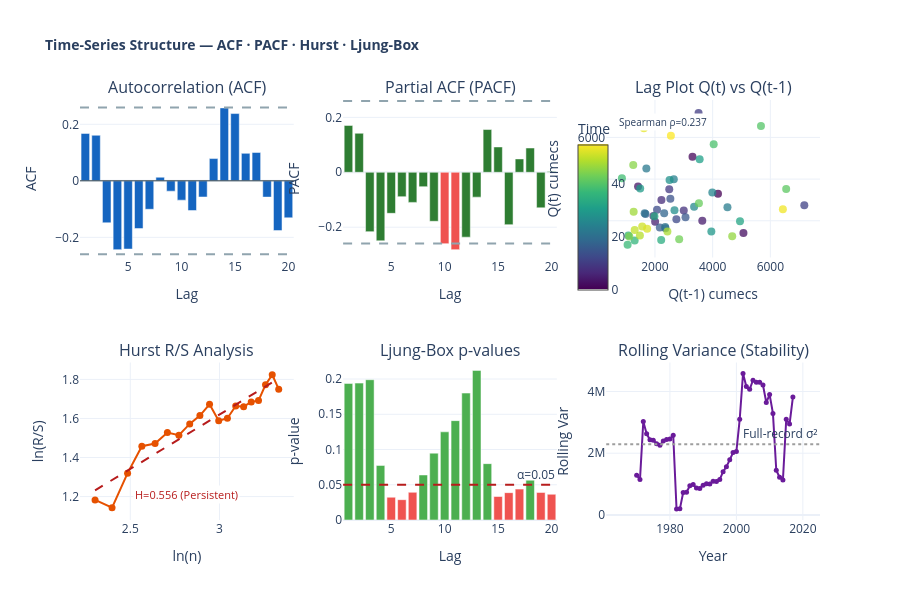

The notebook cell this image was saved under:
### Markdown cell above
### 🔄 P9 — ACF · PACF · Hurst Exponent · Lag Plots (Interactive)

### Code cell
fig = make_subplots(rows=2, cols=3,
    subplot_titles=["Autocorrelation (ACF)", "Partial ACF (PACF)",
                    "Lag Plot Q(t) vs Q(t-1)", "Hurst R/S Analysis",
                    "Ljung-Box p-values", "Rolling Variance (Stability)"])

lags_arr = np.arange(0, max_lags+1)

# ── ACF ───────────────────────────────────────────────────────────────────
# CI bounds (±1.96/√N)
ci_bound = 1.96 / np.sqrt(N)
for lag in range(1, max_lags+1):
    col_bar = "#EF5350" if abs(ACF[lag]) > ci_bound else "#1565C0"
    fig.add_trace(go.Bar(x=[lag], y=[ACF[lag]], marker_color=col_bar,
                         showlegend=False, name=f"lag {lag}",
                         hovertemplate=f"lag={lag}<br>ACF={ACF[lag]:.4f}<extra></extra>"),
                  row=1, col=1)
fig.add_hline(y=ci_bound,  line_dash="dash", line_color="#90A4AE", row=1, col=1)
fig.add_hline(y=-ci_bound, line_dash="dash", line_color="#90A4AE", row=1, col=1)
fig.add_hline(y=0,         line_color="#37474F", line_width=1, row=1, col=1)

# ── PACF ──────────────────────────────────────────────────────────────────
for lag in range(1, max_lags+1):
    col_bar = "#EF5350" if abs(PACF[lag]) > ci_bound else "#2E7D32"
    fig.add_trace(go.Bar(x=[lag], y=[PACF[lag]], marker_color=col_bar,
                         showlegend=False, name=f"lag {lag}",
                         hovertemplate=f"lag={lag}<br>PACF={PACF[lag]:.4f}<extra></extra>"),
                  row=1, col=2)
fig.add_hline(y=ci_bound,  line_dash="dash", line_color="#90A4AE", row=1, col=2)
fig.add_hline(y=-ci_bound, line_dash="dash", line_color="#90A4AE", row=1, col=2)

# ── Lag plot ──────────────────────────────────────────────────────────────
Q_lag1 = Q[:-1]; Q_next = Q[1:]
fig.add_trace(go.Scatter(
    x=Q_lag1, y=Q_next, mode="markers",
    marker=dict(color=list(range(len(Q_lag1))), colorscale="Viridis",
                size=8, opacity=0.75, showscale=True,
                colorbar=dict(title="Time", x=0.66, len=0.45, y=0.75)),
    name="Q(t) vs Q(t-1)",
    hovertemplate="Q(t-1)=%{x:.0f}<br>Q(t)=%{y:.0f}<extra></extra>",
), row=1, col=3)
rho_lag, _ = spearmanr(Q_lag1, Q_next)
fig.add_annotation(x=0.05, y=0.92, xref="x3 domain", yref="y3 domain",
                   text=f"Spearman ρ={rho_lag:.3f}", showarrow=False,
                   font=dict(size=10), bgcolor="white")

# ── Hurst ─────────────────────────────────────────────────────────────────
fig.add_trace(go.Scatter(
    x=np.log(HURST_NS), y=np.log(HURST_RS), mode="markers+lines",
    marker=dict(color="#E65100", size=7),
    line=dict(color="#E65100", width=2), name="R/S vs n",
    hovertemplate="log(n)=%{x:.2f}<br>log(R/S)=%{y:.2f}<extra></extra>",
), row=2, col=1)
x_fit = np.array([np.log(HURST_NS).min(), np.log(HURST_NS).max()])
y_fit = HURST_H * x_fit + np.polyfit(np.log(HURST_NS), np.log(HURST_RS), 1)[1]
fig.add_trace(go.Scatter(
    x=x_fit, y=y_fit, mode="lines",
    line=dict(color="#B71C1C", dash="dash", width=2),
    name=f"H={HURST_H:.3f}", showlegend=True,
), row=2, col=1)
fig.add_annotation(x=0.5, y=0.1, xref="x4 domain", yref="y4 domain",
                   text=f"H={HURST_H:.3f} ({'Persistent' if HURST_H>0.55 else 'Random'})",
                   showarrow=False, font=dict(size=11, color="#B71C1C"), bgcolor="white")

# ── Ljung-Box ─────────────────────────────────────────────────────────────
lb_lags = lb_full.index.tolist()
lb_ps   = lb_full["lb_pvalue"].tolist()
cols_lb = ["#EF5350" if p < 0.05 else "#4CAF50" for p in lb_ps]
fig.add_trace(go.Bar(x=lb_lags, y=lb_ps, marker_color=cols_lb,
                     name="Ljung-Box p",
                     hovertemplate="lag=%{x}<br>p=%{y:.4f}<extra></extra>"),
              row=2, col=2)
fig.add_hline(y=0.05, line_dash="dash", line_color="#B71C1C",
              annotation_text="α=0.05", row=2, col=2)

# ── Rolling variance ──────────────────────────────────────────────────────
roll_var = pd.Series(Q, index=years).rolling(10, center=True).var()
fig.add_trace(go.Scatter(
    x=years, y=roll_var, mode="lines+markers",
    line=dict(color="#6A1B9A", width=2),
    marker=dict(size=5), name="10-yr Rolling Var",
    hovertemplate="%{x}: σ²=%{y:.0f}<extra></extra>",
), row=2, col=3)
fig.add_hline(y=Q.var(), line_dash="dot", line_color="#9E9E9E",
              annotation_text="Full-record σ²", row=2, col=3)

fig.update_layout(
    height=600,
    title_text="<b>Time-Series Structure — ACF · PACF · Hurst · Ljung-Box</b>",
    title_font_size=14, showlegend=False, hovermode="closest",
)
fig.update_xaxes(title_text="Lag", row=1, col=1)
fig.update_xaxes(title_text="Lag", row=1, col=2)
fig.update_xaxes(title_text="Q(t-1) cumecs", row=1, col=3)
fig.update_xaxes(title_text="ln(n)", row=2, col=1)
fig.update_xaxes(title_text="Lag", row=2, col=2)
fig.update_xaxes(title_text="Year", row=2, col=3)
fig.update_yaxes(title_text="ACF", row=1, col=1)
fig.update_yaxes(title_text="PACF", row=1, col=2)
fig.update_yaxes(title_text="Q(t) cumecs", row=1, col=3)
fig.update_yaxes(title_text="ln(R/S)", row=2, col=1)
fig.update_yaxes(title_text="p-value", row=2, col=2)
fig.update_yaxes(title_text="Rolling Var", row=2, col=3)
fig.show()

### Figure 1 — Plotly figure (JSON) as saved in the notebook; plotly's stock layout.template omitted (floating-point values rounded to 4 significant figures)
{"data": [{"hovertemplate": "lag=1<br>ACF=0.1677<extra></extra>", "marker": {"color": "#1565C0"}, "name": "lag 1", "showlegend": false, "type": "bar", "x": [1], "xaxis": "x", "y": [0.1677], "yaxis": "y"}, {"hovertemplate": "lag=2<br>ACF=0.1612<extra></extra>", "marker": {"color": "#1565C0"}, "name": "lag 2", "showlegend": false, "type": "bar", "x": [2], "xaxis": "x", "y": [0.1612], "yaxis": "y"}, {"hovertemplate": "lag=3<br>ACF=-0.1486<extra></extra>", "marker": {"color": "#1565C0"}, "name": "lag 3", "showlegend": false, "type": "bar", "x": [3], "xaxis": "x", "y": [-0.1486], "yaxis": "y"}, {"hovertemplate": "lag=4<br>ACF=-0.2435<extra></extra>", "marker": {"color": "#1565C0"}, "name": "lag 4", "showlegend": false, "type": "bar", "x": [4], "xaxis": "x", "y": [-0.2435], "yaxis": "y"}, {"hovertemplate": "lag=5<br>ACF=-0.2415<extra></extra>", "marker": {"color": "#1565C0"}, "name": "lag 5", "showlegend": false, "type": "bar", "x": [5], "xaxis": "x", "y": [-0.2415], "yaxis": "y"}, {"hovertemplate": "lag=6<br>ACF=-0.1690<extra></extra>", "marker": {"color": "#1565C0"}, "name": "lag 6", "showlegend": false, "type": "bar", "x": [6], "xaxis": "x", "y": [-0.169], "yaxis": "y"}, {"hovertemplate": "lag=7<br>ACF=-0.1007<extra></extra>", "marker": {"color": "#1565C0"}, "name": "lag 7", "showlegend": false, "type": "bar", "x": [7], "xaxis": "x", "y": [-0.1007], "yaxis": "y"}, {"hovertemplate": "lag=8<br>ACF=0.0127<extra></extra>", "marker": {"color": "#1565C0"}, "name": "lag 8", "showlegend": false, "type": "bar", "x": [8], "xaxis": "x", "y": [0.01267], "yaxis": "y"}, {"hovertemplate": "lag=9<br>ACF=-0.0367<extra></extra>", "marker": {"color": "#1565C0"}, "name": "lag 9", "showlegend": false, "type": "bar", "x": [9], "xaxis": "x", "y": [-0.03668], "yaxis": "y"}, {"hovertemplate": "lag=10<br>ACF=-0.0684<extra></extra>", "marker": {"color": "#1565C0"}, "name": "lag 10", "showlegend": false, "type": "bar", "x": [10], "xaxis": "x", "y": [-0.06845], "yaxis": "y"}, {"hovertemplate": "lag=11<br>ACF=-0.1052<extra></extra>", "marker": {"color": "#1565C0"}, "name": "lag 11", "showlegend": false, "type": "bar", "x": [11], "xaxis": "x", "y": [-0.1052], "yaxis": "y"}, {"hovertemplate": "lag=12<br>ACF=-0.0573<extra></extra>", "marker": {"color": "#1565C0"}, "name": "lag 12", "showlegend": false, "type": "bar", "x": [12], "xaxis": "x", "y": [-0.05727], "yaxis": "y"}, {"hovertemplate": "lag=13<br>ACF=0.0787<extra></extra>", "marker": {"color": "#1565C0"}, "name": "lag 13", "showlegend": false, "type": "bar", "x": [13], "xaxis": "x", "y": [0.07872], "yaxis": "y"}, {"hovertemplate": "lag=14<br>ACF=0.2582<extra></extra>", "marker": {"color": "#1565C0"}, "name": "lag 14", "showlegend": false, "type": "bar", "x": [14], "xaxis": "x", "y": [0.2582], "yaxis": "y"}, {"hovertemplate": "lag=15<br>ACF=0.2381<extra></extra>", "marker": {"color": "#1565C0"}, "name": "lag 15", "showlegend": false, "type": "bar", "x": [15], "xaxis": "x", "y": [0.2381], "yaxis": "y"}, {"hovertemplate": "lag=16<br>ACF=0.0972<extra></extra>", "marker": {"color": "#1565C0"}, "name": "lag 16", "showlegend": false, "type": "bar", "x": [16], "xaxis": "x", "y": [0.09719], "yaxis": "y"}, {"hovertemplate": "lag=17<br>ACF=0.1004<extra></extra>", "marker": {"color": "#1565C0"}, "name": "lag 17", "showlegend": false, "type": "bar", "x": [17], "xaxis": "x", "y": [0.1004], "yaxis": "y"}, {"hovertemplate": "lag=18<br>ACF=-0.0577<extra></extra>", "marker": {"color": "#1565C0"}, "name": "lag 18", "showlegend": false, "type": "bar", "x": [18], "xaxis": "x", "y": [-0.05767], "yaxis": "y"}, {"hovertemplate": "lag=19<br>ACF=-0.1761<extra></extra>", "marker": {"color": "#1565C0"}, "name": "lag 19", "showlegend": false, "type": "bar", "x": [19], "xaxis": "x", "y": [-0.1761], "yaxis": "y"}, {"hovertemplate": "lag=20<br>ACF=-0.1310<extra></extra>", "marker": {"color": "#1565C0"}, "name": "lag 20", "showlegend": false, "type": "bar", "x": [20], "xaxis": "x", "y": [-0.131], "yaxis": "y"}, {"hovertemplate": "lag=1<br>PACF=0.1707<extra></extra>", "marker": {"color": "#2E7D32"}, "name": "lag 1", "showlegend": false, "type": "bar", "x": [1], "xaxis": "x2", "y": [0.1707], "yaxis": "y2"}, {"hovertemplate": "lag=2<br>PACF=0.1421<extra></extra>", "marker": {"color": "#2E7D32"}, "name": "lag 2", "showlegend": false, "type": "bar", "x": [2], "xaxis": "x2", "y": [0.1421], "yaxis": "y2"}, {"hovertemplate": "lag=3<br>PACF=-0.2161<extra></extra>", "marker": {"color": "#2E7D32"}, "name": "lag 3", "showlegend": false, "type": "bar", "x": [3], "xaxis": "x2", "y": [-0.2161], "yaxis": "y2"}, {"hovertemplate": "lag=4<br>PACF=-0.2495<extra></extra>", "marker": {"color": "#2E7D32"}, "name": "lag 4", "showlegend": false, "type": "bar", "x": [4], "xaxis": "x2", "y": [-0.2495], "yaxis": "y2"}, {"hovertemplate": "lag=5<br>PACF=-0.1494<extra></extra>", "marker": {"color": "#2E7D32"}, "name": "lag 5", "showlegend": false, "type": "bar", "x": [5], "xaxis": "x2", "y": [-0.1494], "yaxis": "y2"}, {"hovertemplate": "lag=6<br>PACF=-0.0888<extra></extra>", "marker": {"color": "#2E7D32"}, "name": "lag 6", "showlegend": false, "type": "bar", "x": [6], "xaxis": "x2", "y": [-0.08876], "yaxis": "y2"}, {"hovertemplate": "lag=7<br>PACF=-0.1096<extra></extra>", "marker": {"color": "#2E7D32"}, "name": "lag 7", "showlegend": false, "type": "bar", "x": [7], "xaxis": "x2", "y": [-0.1096], "yaxis": "y2"}, {"hovertemplate": "lag=8<br>PACF=-0.0523<extra></extra>", "marker": {"color": "#2E7D32"}, "name": "lag 8", "showlegend": false, "type": "bar", "x": [8], "xaxis": "x2", "y": [-0.05234], "yaxis": "y2"}, {"hovertemplate": "lag=9<br>PACF=-0.1784<extra></extra>", "marker": {"color": "#2E7D32"}, "name": "lag 9", "showlegend": false, "type": "bar", "x": [9], "xaxis": "x2", "y": [-0.1784], "yaxis": "y2"}, {"hovertemplate": "lag=10<br>PACF=-0.2599<extra></extra>", "marker": {"color": "#EF5350"}, "name": "lag 10", "showlegend": false, "type": "bar", "x": [10], "xaxis": "x2", "y": [-0.2599], "yaxis": "y2"}, {"hovertemplate": "lag=11<br>PACF=-0.2816<extra></extra>", "marker": {"color": "#EF5350"}, "name": "lag 11", "showlegend": false, "type": "bar", "x": [11], "xaxis": "x2", "y": [-0.2816], "yaxis": "y2"}, {"hovertemplate": "lag=12<br>PACF=-0.2362<extra></extra>", "marker": {"color": "#2E7D32"}, "name": "lag 12", "showlegend": false, "type": "bar", "x": [12], "xaxis": "x2", "y": [-0.2362], "yaxis": "y2"}, {"hovertemplate": "lag=13<br>PACF=-0.0905<extra></extra>", "marker": {"color": "#2E7D32"}, "name": "lag 13", "showlegend": false, "type": "bar", "x": [13], "xaxis": "x2", "y": [-0.0905], "yaxis": "y2"}, {"hovertemplate": "lag=14<br>PACF=0.1557<extra></extra>", "marker": {"color": "#2E7D32"}, "name": "lag 14", "showlegend": false, "type": "bar", "x": [14], "xaxis": "x2", "y": [0.1557], "yaxis": "y2"}, {"hovertemplate": "lag=15<br>PACF=0.0923<extra></extra>", "marker": {"color": "#2E7D32"}, "name": "lag 15", "showlegend": false, "type": "bar", "x": [15], "xaxis": "x2", "y": [0.09227], "yaxis": "y2"}, {"hovertemplate": "lag=16<br>PACF=-0.1907<extra></extra>", "marker": {"color": "#2E7D32"}, "name": "lag 16", "showlegend": false, "type": "bar", "x": [16], "xaxis": "x2", "y": [-0.1907], "yaxis": "y2"}, {"hovertemplate": "lag=17<br>PACF=0.0487<extra></extra>", "marker": {"color": "#2E7D32"}, "name": "lag 17", "showlegend": false, "type": "bar", "x": [17], "xaxis": "x2", "y": [0.04866], "yaxis": "y2"}, {"hovertemplate": "lag=18<br>PACF=0.0884<extra></extra>", "marker": {"color": "#2E7D32"}, "name": "lag 18", "showlegend": false, "type": "bar", "x": [18], "xaxis": "x2", "y": [0.08843], "yaxis": "y2"}, {"hovertemplate": "lag=19<br>PACF=-0.1294<extra></extra>", "marker": {"color": "#2E7D32"}, "name": "lag 19", "showlegend": false, "type": "bar", "x": [19], "xaxis": "x2", "y": [-0.1294], "yaxis": "y2"}, {"hovertemplate": "lag=20<br>PACF=0.0024<extra></extra>", "marker": {"color": "#2E7D32"}, "name": "lag 20", "showlegend": false, "type": "bar", "x": [20], "xaxis": "x2", "y": [0.002438], "yaxis": "y2"}, {"hovertemplate": "Q(t-1)=%{x:.0f}<br>Q(t)=%{y:.0f}<extra></extra>", "marker": {"color": [0, 1, 2, 3, 4, 5, 6, 7, 8, 9, 10, 11, 12, 13, 14, 15, 16, 17, 18, 19, 20, 21, 22, 23, 24, 25, 26, 27, 28, 29, 30, 31, 32, 33, 34, 35, 36, 37, 38, 39, 40, 41, 42, 43, 44, 45, 46, 47, 48, 49, 50, 51, 52, 53, 54, 55], "colorbar": {"len": 0.45, "title": {"text": "Time"}, "x": 0.66, "y": 0.75}, "colorscale": [[0.0, "#440154"], [0.1111, "#482878"], [0.2222, "#3e4989"], [0.3333, "#31688e"], [0.4444, "#26828e"], [0.5556, "#1f9e89"], [0.6667, "#35b779"], [0.7778, "#6ece58"], [0.8889, "#b5de2b"], [1.0, "#fde725"]], "opacity": 0.75, "showscale": true, "size": 8}, "mode": "markers", "name": "Q(t) vs Q(t-1)", "type": "scatter", "x": [4186.0, 3302.0, 5067.0, 1414.0, 3641.0, 2006.0, 1947.0, 2224.0, 2999.0, 2496.0, 3512.0, 7177.0, 2743.0, 2072.0, 2534.0, 3059.0, 2169.0, 1672.0, 2320.0, 2364.0, 1644.0, 2355.0, 1702.0, 4513.0, 2654.0, 3989.0, 3357.0, 2677.0, 2507.0, 3955.0, 1488.0, 3549.0, 4948.0, 1982.0, 2216.0, 1077.0, 1297.0, 1052.0, 855.0, 4036.0, 5675.0, 6548.0, 3524.0, 2840.0, 1112.0, 1248.0, 4678.0, 1262.0, 2432.0, 1479.0, 1298.0, 1558.0, 1730.0, 1617.0, 6434.0, 2553.0], "xaxis": "x3", "y": [3302.0, 5067.0, 1414.0, 3641.0, 2006.0, 1947.0, 2224.0, 2999.0, 2496.0, 3512.0, 7177.0, 2743.0, 2072.0, 2534.0, 3059.0, 2169.0, 1672.0, 2320.0, 2364.0, 1644.0, 2355.0, 1702.0, 4513.0, 2654.0, 3989.0, 3357.0, 2677.0, 2507.0, 3955.0, 1488.0, 3549.0, 4948.0, 1982.0, 2216.0, 1077.0, 1297.0, 1052.0, 855.0, 4036.0, 5675.0, 6548.0, 3524.0, 2840.0, 1112.0, 1248.0, 4678.0, 1262.0, 2432.0, 1479.0, 1298.0, 1558.0, 1730.0, 1617.0, 6434.0, 2553.0, 6080.0], "yaxis": "y3"}, {"hovertemplate": "log(n)=%{x:.2f}<br>log(R/S)=%{y:.2f}<extra></extra>", "line": {"color": "#E65100", "width": 2}, "marker": {"color": "#E65100", "size": 7}, "mode": "markers+lines", "name": "R/S vs n", "type": "scatter", "x": [2.303, 2.398, 2.485, 2.565, 2.639, 2.708, 2.773, 2.833, 2.89, 2.944, 2.996, 3.045, 3.091, 3.135, 3.178, 3.219, 3.258, 3.296, 3.332], "xaxis": "x4", "y": [1.183, 1.143, 1.32, 1.458, 1.471, 1.528, 1.514, 1.572, 1.615, 1.672, 1.588, 1.601, 1.664, 1.66, 1.685, 1.691, 1.772, 1.824, 1.75], "yaxis": "y4"}, {"line": {"color": "#B71C1C", "dash": "dash", "width": 2}, "mode": "lines", "name": "H=0.556", "showlegend": true, "type": "scatter", "x": [2.303, 3.332], "xaxis": "x4", "y": [1.232, 1.805], "yaxis": "y4"}, {"hovertemplate": "lag=%{x}<br>p=%{y:.4f}<extra></extra>", "marker": {"color": ["#4CAF50", "#4CAF50", "#4CAF50", "#4CAF50", "#EF5350", "#EF5350", "#EF5350", "#4CAF50", "#4CAF50", "#4CAF50", "#4CAF50", "#4CAF50", "#4CAF50", "#4CAF50", "#EF5350", "#EF5350", "#EF5350", "#4CAF50", "#EF5350", "#EF5350"]}, "name": "Ljung-Box p", "type": "bar", "x": [1, 2, 3, 4, 5, 6, 7, 8, 9, 10, 11, 12, 13, 14, 15, 16, 17, 18, 19, 20], "xaxis": "x5", "y": [0.1938, 0.1942, 0.199, 0.07745, 0.03229, 0.02884, 0.03927, 0.06386, 0.09485, 0.1251, 0.141, 0.1801, 0.2123, 0.07995, 0.03333, 0.0388, 0.04383, 0.05647, 0.03909, 0.03649], "yaxis": "y5"}, {"hovertemplate": "%{x}: σ²=%{y:.0f}<extra></extra>", "line": {"color": "#6A1B9A", "width": 2}, "marker": {"size": 5}, "mode": "lines+markers", "name": "10-yr Rolling Var", "type": "scatter", "x": [1965, 1966, 1967, 1968, 1969, 1970, 1971, 1972, 1973, 1974, 1975, 1976, 1977, 1978, 1979, 1980, 1981, 1982, 1983, 1984, 1985, 1986, 1987, 1988, 1989, 1990, 1991, 1992, 1993, 1994, 1995, 1996, 1997, 1998, 1999, 2000, 2001, 2002, 2003, 2004, 2005, 2006, 2007, 2008, 2009, 2010, 2011, 2012, 2013, 2014, 2015, 2016, 2017, 2018, 2019, 2020, 2021], "xaxis": "x6", "y": [NaN, NaN, NaN, NaN, NaN, 1289000.0, 1146000.0, 3027000.0, 2628000.0, 2437000.0, 2422000.0, 2307000.0, 2256000.0, 2394000.0, 2447000.0, 2463000.0, 2583000.0, 192000.0, 196300.0, 728600.0, 732800.0, 946100.0, 989800.0, 870800.0, 856100.0, 963500.0, 1011000.0, 1003000.0, 1093000.0, 1087000.0, 1150000.0, 1402000.0, 1560000.0, 1785000.0, 2021000.0, 2053000.0, 3097000.0, 4583000.0, 4159000.0, 4072000.0, 4365000.0, 4302000.0, 4302000.0, 4208000.0, 3643000.0, 3899000.0, 3290000.0, 1449000.0, 1220000.0, 1132000.0, 3101000.0, 2945000.0, 3819000.0, NaN, NaN, NaN, NaN], "yaxis": "y6"}], "layout": {"annotations": [{"font": {"size": 16}, "showarrow": false, "text": "Autocorrelation (ACF)", "x": 0.1444, "xanchor": "center", "xref": "paper", "y": 1.0, "yanchor": "bottom", "yref": "paper"}, {"font": {"size": 16}, "showarrow": false, "text": "Partial ACF (PACF)", "x": 0.5, "xanchor": "center", "xref": "paper", "y": 1.0, "yanchor": "bottom", "yref": "paper"}, {"font": {"size": 16}, "showarrow": false, "text": "Lag Plot Q(t) vs Q(t-1)", "x": 0.8556, "xanchor": "center", "xref": "paper", "y": 1.0, "yanchor": "bottom", "yref": "paper"}, {"font": {"size": 16}, "showarrow": false, "text": "Hurst R/S Analysis", "x": 0.1444, "xanchor": "center", "xref": "paper", "y": 0.375, "yanchor": "bottom", "yref": "paper"}, {"font": {"size": 16}, "showarrow": false, "text": "Ljung-Box p-values", "x": 0.5, "xanchor": "center", "xref": "paper", "y": 0.375, "yanchor": "bottom", "yref": "paper"}, {"font": {"size": 16}, "showarrow": false, "text": "Rolling Variance (Stability)", "x": 0.8556, "xanchor": "center", "xref": "paper", "y": 0.375, "yanchor": "bottom", "yref": "paper"}, {"bgcolor": "white", "font": {"size": 10}, "showarrow": false, "text": "Spearman ρ=0.237", "x": 0.05, "xref": "x3 domain", "y": 0.92, "yref": "y3 domain"}, {"bgcolor": "white", "font": {"color": "#B71C1C", "size": 11}, "showarrow": false, "text": "H=0.556 (Persistent)", "x": 0.5, "xref": "x4 domain", "y": 0.1, "yref": "y4 domain"}, {"showarrow": false, "text": "α=0.05", "x": 1, "xanchor": "right", "xref": "x5 domain", "y": 0.05, "yanchor": "bottom", "yref": "y5"}, {"showarrow": false, "text": "Full-record σ²", "x": 1, "xanchor": "right", "xref": "x6 domain", "y": 2291000.0, "yanchor": "bottom", "yref": "y6"}], "height": 600, "hovermode": "closest", "shapes": [{"line": {"color": "#90A4AE", "dash": "dash"}, "type": "line", "x0": 0, "x1": 1, "xref": "x domain", "y0": 0.2596, "y1": 0.2596, "yref": "y"}, {"line": {"color": "#90A4AE", "dash": "dash"}, "type": "line", "x0": 0, "x1": 1, "xref": "x domain", "y0": -0.2596, "y1": -0.2596, "yref": "y"}, {"line": {"color": "#37474F", "width": 1}, "type": "line", "x0": 0, "x1": 1, "xref": "x domain", "y0": 0, "y1": 0, "yref": "y"}, {"line": {"color": "#90A4AE", "dash": "dash"}, "type": "line", "x0": 0, "x1": 1, "xref": "x2 domain", "y0": 0.2596, "y1": 0.2596, "yref": "y2"}, {"line": {"color": "#90A4AE", "dash": "dash"}, "type": "line", "x0": 0, "x1": 1, "xref": "x2 domain", "y0": -0.2596, "y1": -0.2596, "yref": "y2"}, {"line": {"color": "#B71C1C", "dash": "dash"}, "type": "line", "x0": 0, "x1": 1, "xref": "x5 domain", "y0": 0.05, "y1": 0.05, "yref": "y5"}, {"line": {"color": "#9E9E9E", "dash": "dot"}, "type": "line", "x0": 0, "x1": 1, "xref": "x6 domain", "y0": 2291000.0, "y1": 2291000.0, "yref": "y6"}], "showlegend": false, "title": {"font": {"size": 14}, "text": "<b>Time-Series Structure — ACF · PACF · Hurst · Ljung-Box</b>"}, "xaxis": {"anchor": "y", "domain": [0.0, 0.2889], "title": {"text": "Lag"}}, "xaxis2": {"anchor": "y2", "domain": [0.3556, 0.6444], "title": {"text": "Lag"}}, "xaxis3": {"anchor": "y3", "domain": [0.7111, 1.0], "title": {"text": "Q(t-1) cumecs"}}, "xaxis4": {"anchor": "y4", "domain": [0.0, 0.2889], "title": {"text": "ln(n)"}}, "xaxis5": {"anchor": "y5", "domain": [0.3556, 0.6444], "title": {"text": "Lag"}}, "xaxis6": {"anchor": "y6", "domain": [0.7111, 1.0], "title": {"text": "Year"}}, "yaxis": {"anchor": "x", "domain": [0.625, 1.0], "title": {"text": "ACF"}}, "yaxis2": {"anchor": "x2", "domain": [0.625, 1.0], "title": {"text": "PACF"}}, "yaxis3": {"anchor": "x3", "domain": [0.625, 1.0], "title": {"text": "Q(t) cumecs"}}, "yaxis4": {"anchor": "x4", "domain": [0.0, 0.375], "title": {"text": "ln(R/S)"}}, "yaxis5": {"anchor": "x5", "domain": [0.0, 0.375], "title": {"text": "p-value"}}, "yaxis6": {"anchor": "x6", "domain": [0.0, 0.375], "title": {"text": "Rolling Var"}}}}
